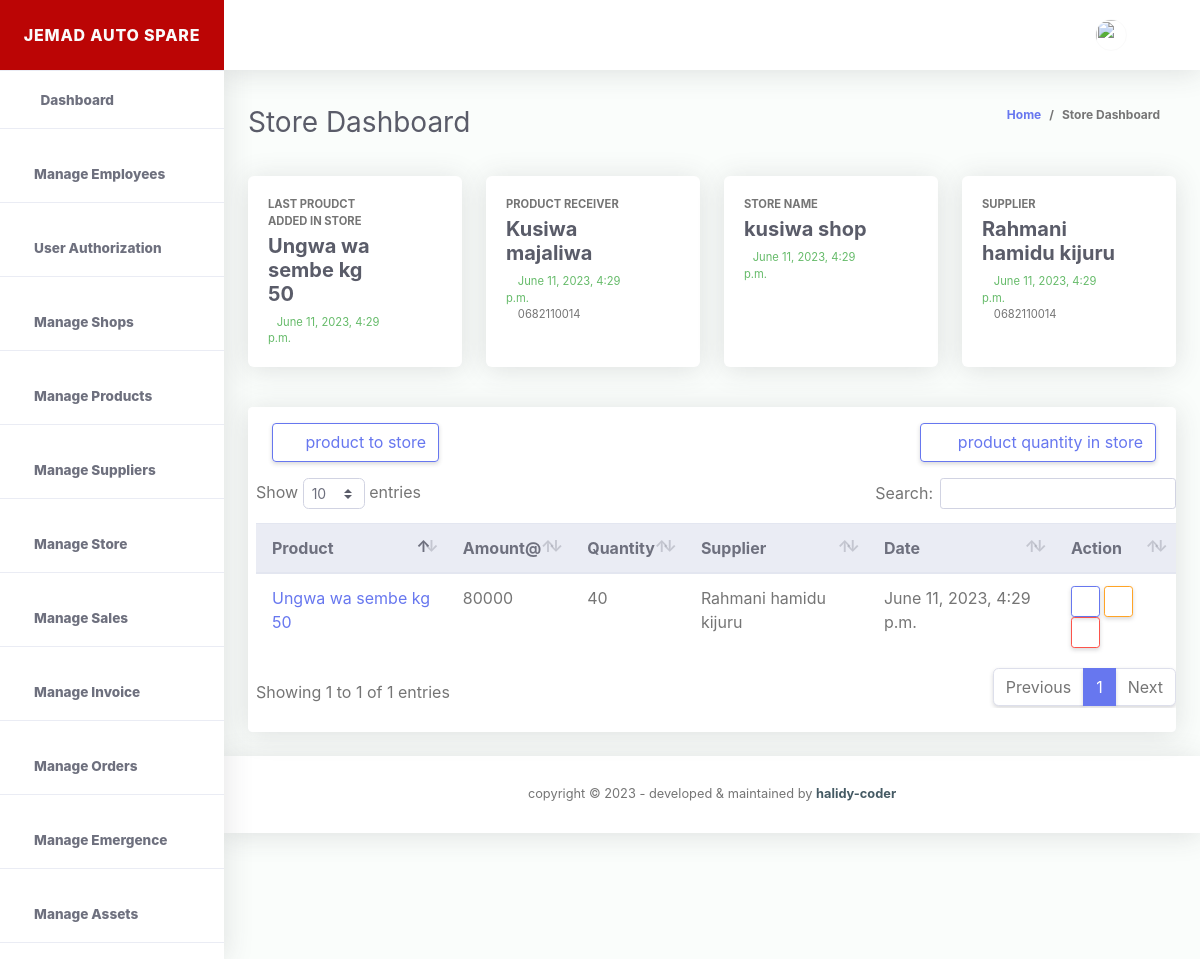
The page /storePage (signed in) on the database as committed earlier.
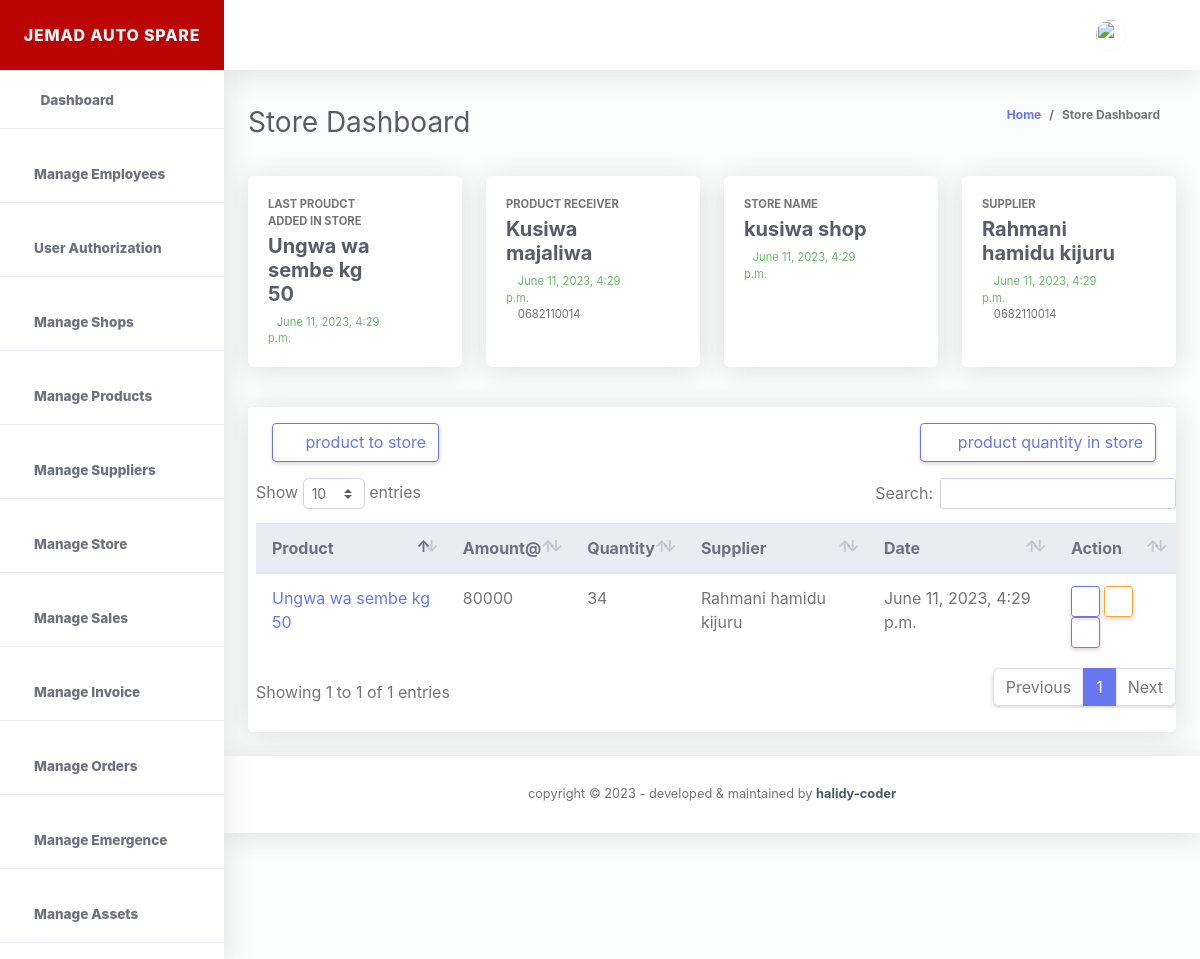
The same page on the database as committed later.
### storeApp/models.py (models this page shows)
class ProductAndSupplierAndReceiverTable(models.Model):
    id = models.UUIDField(
        primary_key=True, default=uuid.uuid4, editable=False, unique=True)
    product_name = models.ForeignKey(ProductTable, on_delete=models.CASCADE)
    product_cost = models.PositiveIntegerField(
        null=True, blank=True, default=0)
    product_quantity = models.PositiveIntegerField(
        null=True, blank=True, default=0)
    total_product_cost = models.PositiveIntegerField(
        null=True, blank=True, default=0)
    amount_to_sold = models.PositiveIntegerField(null=True, blank=True)
    supplier_full_name = models.ForeignKey(
        ProductAndSupplierTable, on_delete=models.CASCADE)
    shop_info = models.ForeignKey(ShopsTable, on_delete=models.CASCADE)
    product_receiver = models.ForeignKey(
        EmployeeDetailInformations, on_delete=models.CASCADE)
    created_at = models.DateTimeField(auto_now_add=True)
    updated_at = models.DateTimeField(auto_now=True)
    class Meta:
        verbose_name_plural = 'products received '
    def __str__(self):
        return str(self.product_name)

class ProductTable(models.Model):
    id = models.UUIDField(
        primary_key=True, default=uuid.uuid4, editable=False, unique=True)
    product_name = models.CharField(max_length=100)
    created_at = models.DateTimeField(auto_now_add=True)
    updated_at = models.DateTimeField(auto_now=True)
    class Meta:
        verbose_name_plural = 'products List'
    def __str__(self):
        return str(self.product_name)

class EmployeeDetailInformations(models.Model):
    id = models.UUIDField(
        primary_key=True, default=uuid.uuid4, editable=False, unique=True)
    employee_Full_name = models.CharField(max_length=200)
    employee_gender = models.CharField(max_length=100)
    employee_email_address = models.EmailField()
    employee_start_date = models.DateField(auto_now_add=True)
    employee_phone_number1 = models.CharField(max_length=100)
    employee_phone_number2 = models.CharField(max_length=100)
    employee_residence_area = models.CharField(max_length=100)
    employee_username = models.CharField(max_length=100, null=True, blank=True)
    employee_password = models.CharField(max_length=100, null=True, blank=True)
    created_at = models.DateTimeField(auto_now_add=True)
    updated_at = models.DateTimeField(auto_now=True)
    class Meta:
        verbose_name_plural = 'list of Employees'
    def __str__(self):
        return str(self.employee_Full_name)

class ShopsTable(models.Model):
    id = models.UUIDField(
        primary_key=True, default=uuid.uuid4, editable=False, unique=True)
    shop_name = models.CharField(max_length=100)
    shop_street = models.CharField(max_length=100)
    shop_district = models.CharField(max_length=100)
    shop_region = models.CharField(max_length=100)
    shop_start_date = models.DateTimeField(auto_now_add=True)
    shop_supervisor = models.ForeignKey(
        EmployeeDetailInformations, on_delete=models.CASCADE)
    updated_at = models.DateTimeField(auto_now=True)
    class Meta:
        verbose_name_plural = 'Shops List'
    def __str__(self):
        return str(self.shop_name)

class ProductAndSupplierTable(models.Model):
    id = models.UUIDField(
        primary_key=True, default=uuid.uuid4, editable=False, unique=True)
    supplier_full_name = models.CharField(max_length=100)
    supplier_phone_number = models.CharField(max_length=100)
    gender = models.CharField(max_length=100)
    product_name = models.ForeignKey(ProductTable, on_delete=models.CASCADE)
    created_at = models.DateTimeField(auto_now_add=True)
    updated_at = models.DateTimeField(auto_now=True)
    class Meta:
        verbose_name_plural = 'suppliers products List'
    def __str__(self):
        return str(self.supplier_full_name)

### storeApp/views.py (the view, shortened to what this page needs)
# urls.py: path('storePage', views.storePage, name="storePage"),
@cache_control(no_cache=True, must_revalidate=True, no_store=True)
@login_required(login_url=LOGIN_URL)
def storePage(request):
  if request.method =="POST" and request.POST.get('product'):
    form = ProductTableForm(request.POST)
    if form.is_valid():
      form.save()
      product_name = request.POST.get('product_name')
      messages.success(request, f"{product_name} added successFull")
      return redirect("storeApp:storePage")
    else:
      messages.info(request, "please try again.")
      return redirect("storeApp:storePage")
  else:
    try:
      get_all_user_authorizations = AuthorizeUsers.objects.get(select_user = request.user)
    except:
      messages.info(request, f"{request.user} does not have any credential yet!")
      return redirect("storeApp:storePage")
    get_all_users = User.objects.all().order_by('-id')
    get_all_products = ProductTable.objects.all().order_by('-id')
    get_all_suppliers = ProductAndSupplierTable.objects.all().order_by('-updated_at')
    get_all_shops = ShopsTable.objects.all().order_by('-updated_at')
    get_all_products_received = ProductAndSupplierAndReceiverTable.objects.all().order_by('-updated_at')
    get_last_products_number = ProductAndSupplierAndReceiverTable.objects.all().count()
    get_last_products_received = ProductAndSupplierAndReceiverTable.objects.last()
    get_all_employee = EmployeeDetailInformations.objects.all().order_by('-updated_at')
    get_all_product_in_store = ProductAndSupplierAndReceiverTable.objects.all().order_by('updated_at')
    form = EmployeeDetailInformationsForm()
    template_name= "store/storePage.html"
    context = {
      'get_all_employee':get_all_employee,
      'get_last_products_received':get_last_products_received,
      'form':form,
      'get_all_products':get_all_products,
      'get_all_suppliers':get_all_suppliers,
      'get_all_shops':get_all_shops,
      'get_all_products_received':get_all_products_received,
      'get_all_user_authorizations':get_all_user_authorizations,
      'get_all_product_in_store':get_all_product_in_store,
    }
    return render(request, template_name, context)

### storeApp/forms.py
class EmployeeDetailInformationsForm(ModelForm):
  class Meta:
    model =EmployeeDetailInformations
    fields =  '__all__'
    exclude =[
      'employee_start_date',
      'created_at',
      'updated_at'
    ]

### templates/store/storePage.html (shortened to what this page needs)
{% extends './base.html' %}
{% load static %}
{% block content %}
{% include './storeStatusBar.html' %}
{% include './storeDatatables.html' %}
{% endblock %}

### templates/store/storeStatusBar.html
<div class="container-fluid" id="container-wrapper">
  <div class="d-sm-flex align-items-center justify-content-between mb-4">
    <h1 class="h3 mb-0 text-gray-800">Store Dashboard</h1>
    <ol class="breadcrumb">
      <li class="breadcrumb-item"><a href="./">Home</a></li>
      <li class="breadcrumb-item active" aria-current="page">Store Dashboard</li>
    </ol>
  </div>
  <div class="row mb-3">
    <div class="col-xl-3 col-md-6 mb-4">
      <div class="card h-100">
        <div class="card-body">
          <div class="row align-items-center">
            <div class="col mr-2">
              <div class="text-xs font-weight-bold text-uppercase mb-1">last proudct added in store</div>
              <div class="h5 mb-0 font-weight-bold text-gray-800">{{get_last_products_received}}</div>
              <div class="mt-2 mb-0 text-muted text-xs">
                <span class="text-success mr-2"><i class="fas far fa-calendar-check"></i>{{get_last_products_received.created_at}}</span>
              </div>
            </div>
            <div class="col-auto">
              <i class="fas fa-calendar fa-2x text-primary"></i>
            </div>
          </div>
        </div>
      </div>
    </div>
    <div class="col-xl-3 col-md-6 mb-4">
      <div class="card h-100">
        <div class="card-body">
          <div class="row no-gutters align-items-center">
            <div class="col mr-2">
              <div class="text-xs font-weight-bold text-uppercase mb-1">product receiver </div>
              <div class="h5 mb-0 font-weight-bold text-gray-800">{{get_last_products_received.product_receiver}}</div>
              <div class="mt-2 mb-0 text-muted text-xs">
                <span class="text-success mr-2"><i class="fas far fa-calendar-check"></i> {{get_last_products_received.updated_at}}</span>
               <br><span> <i class="fas far fas fa-phone"></i> {{get_last_products_received.product_receiver.employee_phone_number1}}</span>
              </div>
            </div>
            <div class="col-auto">
              <i class="fas fas fa-people-carry fa-2x text-success"></i>
            </div>
          </div>
        </div>
      </div>
    </div>
    <div class="col-xl-3 col-md-6 mb-4">
      <div class="card h-100">
        <div class="card-body">
          <div class="row no-gutters align-items-center">
            <div class="col mr-2">
              <div class="text-xs font-weight-bold text-uppercase mb-1">Store name</div>
              <div class="h5 mb-0 mr-3 font-weight-bold text-gray-800">{{get_last_products_received.shop_info}}</div>
              <div class="mt-2 mb-0 text-muted text-xs">
                <span class="text-success mr-2"><i class="fas far fa-calendar-check"></i>{{get_last_products_received.updated_at}} </span>
              </div>
            </div>
            <div class="col-auto">
              <i class="fas fas fa-store fa-2x text-info"></i>
            </div>
          </div>
        </div>
      </div>
    </div>
    <div class="col-xl-3 col-md-6 mb-4">
      <div class="card h-100">
        <div class="card-body">
          <div class="row no-gutters align-items-center">
            <div class="col mr-2">
              <div class="text-xs font-weight-bold text-uppercase mb-1">supplier </div>
              <div class="h5 mb-0 font-weight-bold text-gray-800">{{get_last_products_received.supplier_full_name}}</div>
              <div class="mt-2 mb-0 text-muted text-xs">
                <span class="text-success mr-2"><i class="fas far fa-calendar-check"></i> {{get_last_products_received.updated_at}}</span>
                <br>
               <span> <i class="fas far fas fa-phone"></i> {{get_last_products_received.supplier_full_name.supplier_phone_number}}</span>
              </div>
            </div>
            <div class="col-auto">
              <i class="fas fas fa-people-carry fa-2x text-warning"></i>
            </div>
          </div>
        </div>
      </div>
    </div>
  </div>
  </div>

### templates/store/storeDatatables.html (shortened to what this page needs)
{% include './receiverModal.html' %}
<div class="tabe_section">
  <div class="container-fluid">
    <div class="row">
      <div class="col-xl-12 col-lg-12 mb-4">
        <div class="card">
          <div class="card-header py-3 d-flex flex-row align-items-center justify-content-between">
            <button type="button" class="btn mx-1 btn-outline-primary" data-toggle="modal" data-target="#productSupplierReceiverModal"
            id="#productSupplierReceiverModal"><i class="fas fa-plus p-1"></i>product to store</button>
            <button type="button" class="btn  btn-outline-primary" data-toggle="modal" data-target="#productQuantityInStoreModal"
            id="#productQuantityInStoreModal"><i class="fas fa-edit p-1"></i> product quantity in store</button>
          </div>
          {% if get_all_products_received %}
          <div class="table-responsive pl-2">
            <table class="table align-items-center table-flush table-hover" id="dataTableHover">
              <thead class="thead-light">
                <tr>
                  <th>Product</th>
                  <th>Amount@</th>
                  <th>Quantity</th>
                  <th>Supplier</th>
                  <th>Date</th>
                  <th>Action</th>
                </tr>
              </thead>
              <tbody>
                {% for product in get_all_products_received %}
                <tr>
                  <td><a href="#">{{product.product_name}}</a></td>
                  <td>{{product.product_cost}}</td>
                  <td>{{product.product_quantity}}</td>
                  <td>{{product.supplier_full_name}}</td>
                  <td>{{product.created_at}}</td>
                  <td>
                    <a data-toggle="modal" data-target="#productInStoredDetailViewModal{{product.id}}" class="btn btn-sm btn-outline-primary text-primary"><i class="fas fas fa-eye"></i></a>
                    <a  data-toggle="modal" data-target="#updateproductInStoreModal{{product.id}}"
                    class="btn btn-sm btn-outline-warning"  ><i class="fas fas fas fa-pen"></i></a>
                    <a  data-toggle="modal" data-target="#deletestoreProductModal" class="btn btn-sm btn-outline-danger"><i class="fas fas fas far fa-trash-alt"></i></a>
                  </td>
                </tr>
                {% include './updateproductInStoreModal.html' %}
               {% endfor %}
          </div>
          {% endif %}
          <div class="card-footer"></div>
        </div>
      </div>
    </div>
  </div>
</div>
{% include './productQuantityInStoreModal.html' %}

Rows that differ between the two databases and show on the page:
changed ProductAndSupplierAndReceiverTable "Ungwa wa sembe kg 50": product_quantity "40" → "34"
